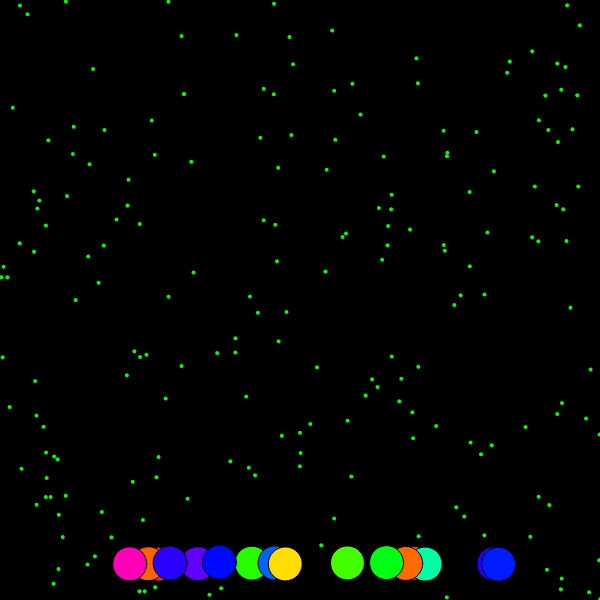
Frame 1 (no input)
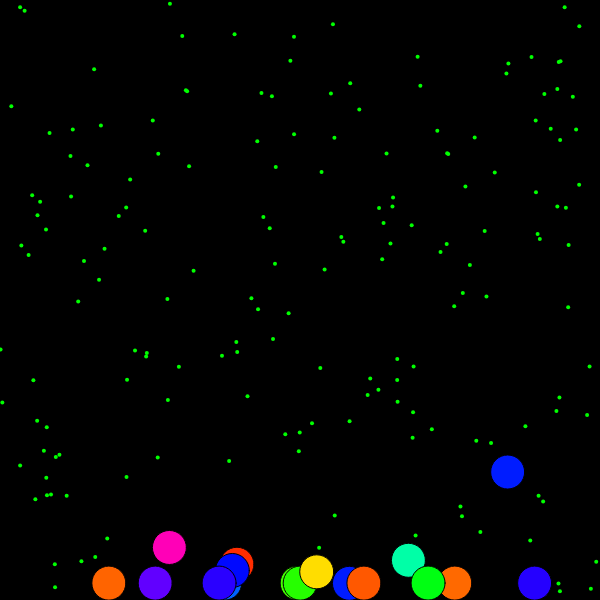
Frame 60 (no input)
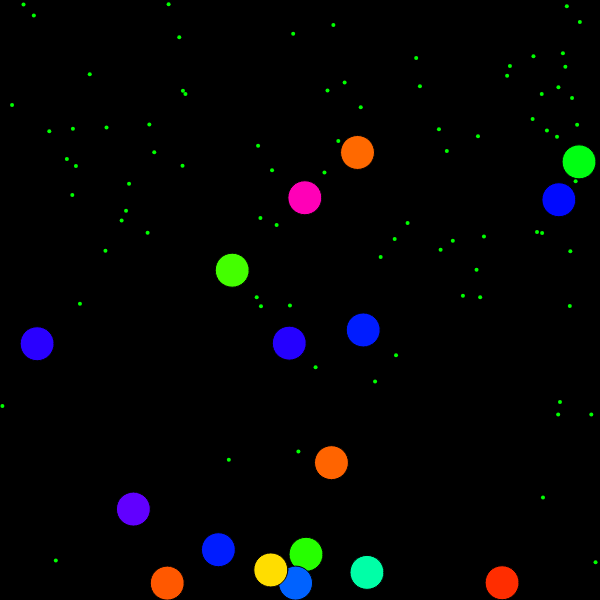
Frame 120 (the mouse pressed at the canvas centre since frame 60)

The p5.js sketch that drew these frames (run headless with seeded random() and noise() and a simulated clock; from frame 60 on, the mouse is pressed at the canvas centre):

// p5.js sketch
// ── sketch.js
let jumpers = [];
let children = [];
let numJumpers = 16;
let col = 255;
let floaters = [];
let numFloaters = 200;
let jumperPop;
let floaterPop;

//TO DO
// - Add html explaining and presenting the sketch
// - Add dynamic html that displays info
// - Add dynamic html that allows control over sketch params

function setup() {
	createCanvas(600, 600);
	background(0);
	ellipseMode(CENTER);
	for (let i = 0; i < numJumpers; i++) {
		jumpers.push(new Jumper(random(100, 500), height - 37));
	}
	for (let i = 0; i < numFloaters; i++) {
		floaters.push(new Floater(random(width), random(height)));
	}
	jumperPop = createP("Jumper Population: " + jumpers.length);
	floaterPop = createP("Floater Population: " + numFloaters);
	createP('');
	createP("This sketch attempts to emulate an evolutionary process. Each circle (called 'jumpers') is nourished by a green dot (called 'floaters') and has a chance of cloning itself while alive. Each jumper has dna comprising three data points:");
	createElement('li', "Jumping Angle");
	createElement('li', "Jumping Magnitude");
	createElement('li', "Hue");
	createP("Each consumed floater proves $nourishment_value$. Each jump costs $jump_cost$ energy. Each jumper has a chance of cloning, which costs $clone_cost$ energy. I'm hoping the system of objects arrives at some equilibrium.");
}

function draw() {
	background(0);
	jumperPop.html("Jumper Population: " + jumpers.length);
	floaterPop.html("Floater Population: " + floaters.length);
	let gravity = createVector(0, 0.2);
	if (frameCount % 30 == 0 && jumpers.length < 10) {
		floaters.push(new Floater(random(width), random(height)));
	}

	for (let i = jumpers.length -1; i >= 0; i--) {
		jumpers[i].applyForce(gravity);
		jumpers[i].applyForce(jumpers[i].aim());
		jumpers[i].friction();
		jumpers[i].edges()
		for (let j = (floaters.length - 1); j >= 0; j--) {
			if (jumpers[i].consume(floaters[j])) {
				jumpers[i].lifespan += 5;
				floaters.splice(j, 1);
			}
		}
		jumpers[i].update();
		jumpers[i].show();
	}

	if (jumpers.length >= 0) {
		for (let i = (jumpers.length - 1); i >= 0; i--) {
			if (jumpers[i].clone()) {
				jumpers.push(new Jumper(width /2, (height - 39), jumpers[i].DNA1, jumpers[i].DNA2, jumpers[i].hue));
			}
			if (jumpers[i].lifespan <= 0) {
				for (let j = 0; j < 20; j++) {
					floaters.push(new Floater(random(width), random(height)));
				}
				jumpers.splice(i, 1);
			}
		}
	}

	for (let i = floaters.length - 1; i >= 0; i--) {
		floaters[i].edges();
		if (floaters[i].isAlive) {
			floaters[i].update();
			floaters[i].show();
		} else {
			floaters.splice(i, 1);
		}
	}
}
// ── floater.js
class Floater {
    constructor(x, y) {
        this.pos = createVector(x, y);
        this.isAlive = true;
        this.speed = 0.7;
        this.radius = 2;
    }

    update() {
        this.pos.x += random(-this.speed, this.speed);
        this.pos.y += random(-this.speed, this.speed);
    }

    edges() {
        if (this.pos.x < 0 || this.pos.x > width) {
            this.isAlive = false;
        } else if (this.pos.y < 0 || this.pos.y > height) {
            this.isAlive = false;
        } else {
            this.isAlive = true;
        }
    }

    show() {
        noStroke();
        fill(0, 255, 0);
        ellipse(this.pos.x, this.pos.y, this.radius * 2);
    }
}
// ── jumper.js
class Jumper {
    constructor(x, y, dna1 = random(PI/2, (PI+PI/2)), dna2 = random(2, 24), hue = random(360)) {
        this.pos = createVector(x, y);
        this.vel = p5.Vector.random2D();
        // this.vel.setMag(0.3);
        this.acc = createVector(0, 0);
        this.radius = 17;
        this.lifespan = 255;
        this.maxspeed = 18;
        this.maxforce = 0.5;
        this.hasReproduced = false;
        this.DNA1 = dna1 + random(-PI/12, PI/12);
        this.DNA2 = dna2 + random(-0.5, 0.5);
        this.hue = hue + random(-0.5, 0.5);
    }

    aim() {
        let propulsion = new createVector();
        //pick polar coordinates;

        if (this.isAtRest()) {
        let theta = this.DNA1;
        let magnitude = this.DNA2;
        this.lifespan -= (magnitude * 8);
        
        propulsion.x = magnitude * sin(theta);
        propulsion.y = magnitude * cos(theta);
        
        }
        return propulsion;
    }

    isAtRest() {
        let still = (this.vel.x > -0.1 && this.vel.x < 0.1 && this.vel.y > -0.1 && this.vel.y < 0.1);
        let grounded = (this.pos.y > (height - (2 + this.radius * 2)));
        let isAtRest = false;
        if (still && grounded) {
            isAtRest = true;
        }
        return isAtRest;
    }

    friction() {
        let diff = height - (this.pos.y + this.radius);
        if (diff < 1) {
            // console.log('friction');
            //Get the direction of friction
            let friction = this.vel.copy();
            friction.normalize();
            friction.mult(-1);
            
            //Get the magnitude of friction
            let mu = 0.05;
            // let normal = this.mass;
            friction.setMag(mu);

            this.applyForce(friction);
        }
    }

    update() {
        //update acceleration
        this.vel.add(this.acc);
        // limit speed
        this.vel.limit(this.maxspeed);
        this.pos.add(this.vel);
        // reset acceleration to zero each cycle
        this.acc.mult(0);
    }

    applyForce(force) {
        this.acc.add(force);
    }


    consume(other) {
        let proxim = dist(this.pos.x, this.pos.y, other.pos.x, other.pos.y);
        if (proxim < (this.radius + other.radius)) {
            return true;
        }
    }

    clone() {
        let chance = random(1000);
        if (chance < 1) {
            this.lifespan -= 30;
            return true;
        } else {
            return false;
        }
    }

    edges() {
        let bounce = -0.65;
        if (this.pos.x < this.radius) {
            this.pos.x = width-this.radius;
        }
        if (this.pos.x > width - this.radius) {
            this.pos.x = this.radius; 
        }
        if (this.pos.y > height - this.radius) {
            this.pos.y = height - this.radius;
            this.vel.y *= bounce;
        }
        if (this.pos.y < this.radius) {
            this.pos.y = this.radius;
            this.vel.y *= bounce;
        }
    }

    show() {
        //draw a circle
        push();
        colorMode(HSB);
        // translate(this.pos.x, this.pos.y);
        // noStroke();
        stroke(0, this.lifespan);
        strokeWeight(1);
        fill(this.hue, this.lifespan, this.lifespan);
        ellipse(this.pos.x, this.pos.y, this.radius * 2);
        pop();
    }
}
